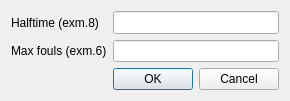
<?xml version="1.0" encoding="UTF-8"?>
<ui version="4.0">
 <class>TimeAndFolu</class>
 <widget class="QDialog" name="TimeAndFolu">
  <property name="geometry">
   <rect>
    <x>0</x>
    <y>0</y>
    <width>278</width>
    <height>101</height>
   </rect>
  </property>
  <property name="sizePolicy">
   <sizepolicy hsizetype="Preferred" vsizetype="Preferred">
    <horstretch>0</horstretch>
    <verstretch>0</verstretch>
   </sizepolicy>
  </property>
  <property name="windowTitle">
   <string>Settings</string>
  </property>
  <layout class="QGridLayout" name="gridLayout">
   <item row="0" column="0">
    <widget class="QLabel" name="label">
     <property name="text">
      <string>Halftime (exm.8)</string>
     </property>
    </widget>
   </item>
   <item row="0" column="1" rowspan="2">
    <layout class="QVBoxLayout" name="verticalLayout">
     <item>
      <widget class="QLineEdit" name="HalftimeInput">
       <property name="sizePolicy">
        <sizepolicy hsizetype="MinimumExpanding" vsizetype="Minimum">
         <horstretch>0</horstretch>
         <verstretch>0</verstretch>
        </sizepolicy>
       </property>
       <property name="minimumSize">
        <size>
         <width>0</width>
         <height>0</height>
        </size>
       </property>
      </widget>
     </item>
     <item>
      <widget class="QLineEdit" name="FolusInput">
       <property name="sizePolicy">
        <sizepolicy hsizetype="MinimumExpanding" vsizetype="Minimum">
         <horstretch>0</horstretch>
         <verstretch>0</verstretch>
        </sizepolicy>
       </property>
      </widget>
     </item>
    </layout>
   </item>
   <item row="1" column="0">
    <widget class="QLabel" name="label_2">
     <property name="text">
      <string>Max fouls (exm.6)</string>
     </property>
    </widget>
   </item>
   <item row="2" column="1">
    <widget class="QDialogButtonBox" name="buttonBox">
     <property name="orientation">
      <enum>Qt::Horizontal</enum>
     </property>
     <property name="standardButtons">
      <set>QDialogButtonBox::Cancel|QDialogButtonBox::Ok</set>
     </property>
    </widget>
   </item>
  </layout>
 </widget>
 <resources/>
 <connections>
  <connection>
   <sender>buttonBox</sender>
   <signal>accepted()</signal>
   <receiver>TimeAndFolu</receiver>
   <slot>accept()</slot>
   <hints>
    <hint type="sourcelabel">
     <x>248</x>
     <y>254</y>
    </hint>
    <hint type="destinationlabel">
     <x>157</x>
     <y>274</y>
    </hint>
   </hints>
  </connection>
  <connection>
   <sender>buttonBox</sender>
   <signal>rejected()</signal>
   <receiver>TimeAndFolu</receiver>
   <slot>reject()</slot>
   <hints>
    <hint type="sourcelabel">
     <x>316</x>
     <y>260</y>
    </hint>
    <hint type="destinationlabel">
     <x>286</x>
     <y>274</y>
    </hint>
   </hints>
  </connection>
 </connections>
</ui>
